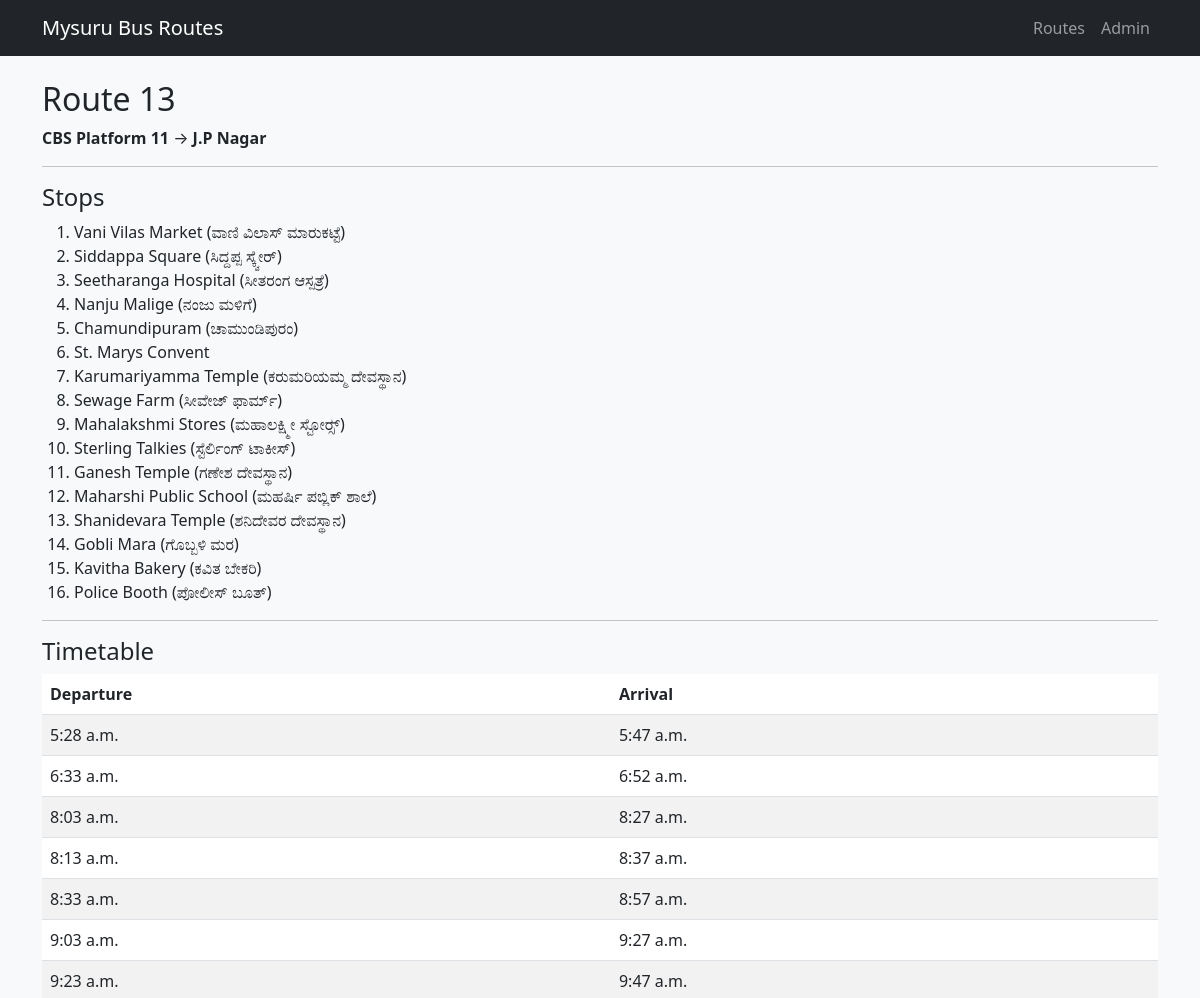
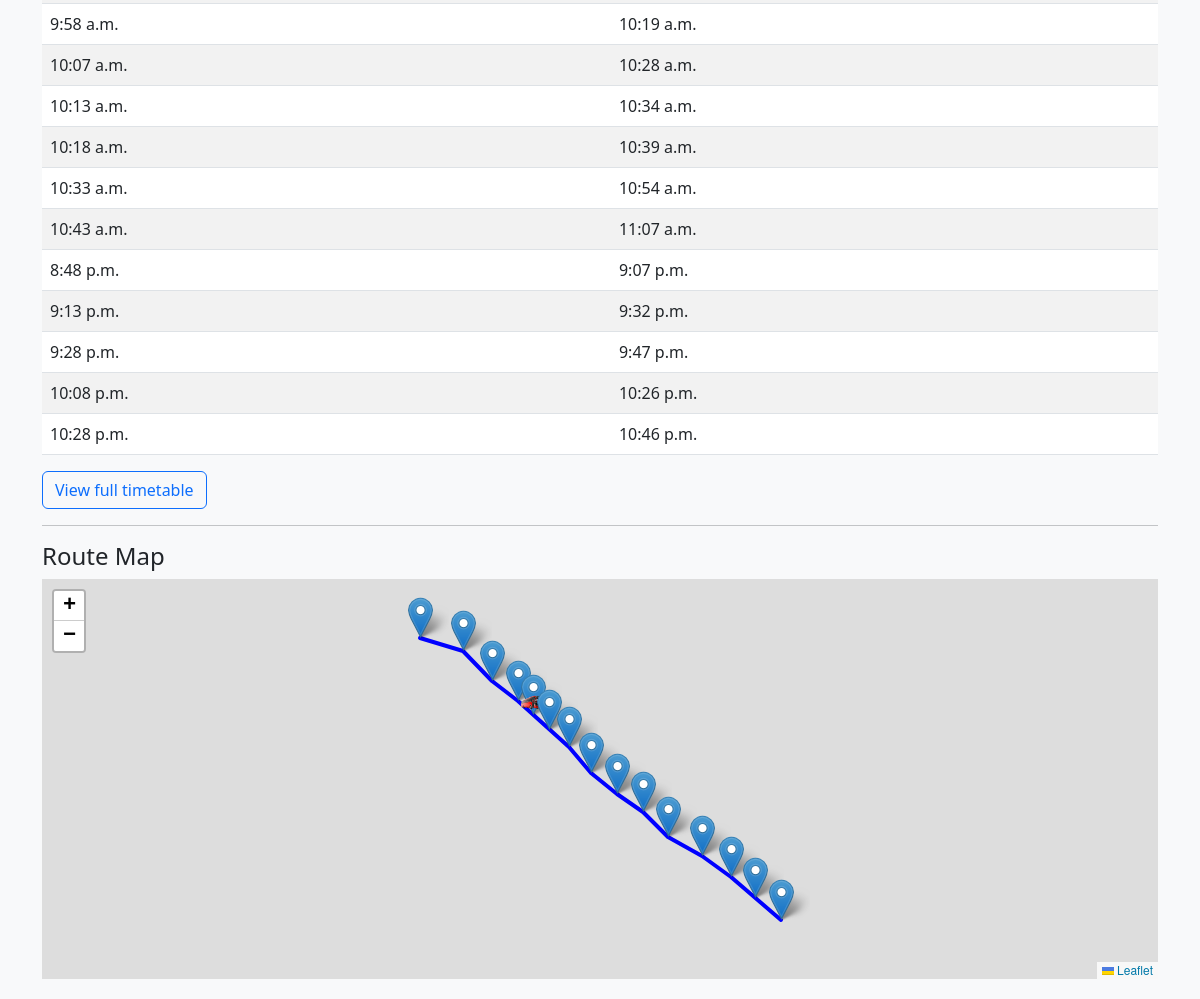
/routes/5/, run on the app's committed database (2 pictures, top to bottom).
### bus_transport/models.py (models this page shows, shortened)
class BusRoute(models.Model):
    route_number = models.CharField(max_length=10)
    start_point = models.CharField(max_length=100)
    end_point = models.CharField(max_length=100)

class BusStop(models.Model):
    route = models.ForeignKey(BusRoute, on_delete=models.CASCADE, related_name='stops')
    stop_name = models.CharField(max_length=100)
    order = models.PositiveIntegerField()
    class Meta:
        ordering = ['order']

class Timetable(models.Model):
    route = models.ForeignKey(BusRoute, on_delete=models.CASCADE, related_name='timetables')
    departure_time = models.TimeField()
    arrival_time = models.TimeField()

### bus_transport/views.py (the view)
# urls.py: path("routes/<int:route_id>/", views.route_detail, name="route_detail"),
def route_detail(request, route_id):
    route = get_object_or_404(BusRoute, id=route_id)
    stops = route.stops.all()
    timetable = route.timetables.all().order_by("departure_time")
    context = {
        "route": route,
        "stops": stops,
        "timetable": timetable,
    }
    return render(request, "bus_transport/route_detail.html", context)

### bus_transport/templates/bus_transport/route_detail.html (shortened to what this page needs)
{% extends "bus_transport/base.html" %}
{% load static %}
{% block content %}
<h2>Route {{ route.route_number }}</h2>
<p><strong>{{ route.start_point }}</strong> → <strong>{{ route.end_point }}</strong></p>
<hr>
<h4>Stops</h4>
<ol>
    {% for stop in stops %}
        <li>{{ stop.stop_name }}</li>
    {% endfor %}
</ol>
<hr>
<h4>Timetable</h4>
{% if timetable %}
    <table class="table table-striped">
        <thead>
        <tr>
            <th>Departure</th>
            <th>Arrival</th>
        </tr>
        </thead>
        <tbody>
        {% for t in timetable %}
            <tr>
                <td>{{ t.departure_time }}</td>
                <td>{{ t.arrival_time }}</td>
            </tr>
        {% endfor %}
        </tbody>
    </table>
    <a href="{% url 'bus_transport:timetable_page' route.id %}" class="btn btn-outline-primary">
        View full timetable
    </a>
{% else %}
    <p>No timetable available for this route.</p>
{% endif %}
<hr>
<h4>Route Map</h4>
<div id="map" style="height: 400px; width: 100%; margin-bottom: 20px;"></div>
{% endblock %}

### data on the page
BusRoute: route_number "13", start_point "CBS Platform 11", end_point "J.P Nagar"
BusStop: stop_name "Vani Vilas Market (ವಾಣಿ ವಿಲಾಸ್‌ ಮಾರುಕಟ್ಟೆ)"
BusStop: stop_name "Siddappa Square (ಸಿದ್ದಪ್ಪ ಸ್ಕ್ವೇರ್)"
BusStop: stop_name "Seetharanga Hospital (ಸೀತರಂಗ ಆಸ್ಪತ್ರೆ)"
BusStop: stop_name "Nanju Malige (ನಂಜು ಮಳಿಗೆ)"
BusStop: stop_name "Chamundipuram (ಚಾಮುಂಡಿಪುರಂ)"
BusStop: stop_name "St. Marys Convent"
BusStop: stop_name "Karumariyamma Temple (ಕರುಮರಿಯಮ್ಮ ದೇವಸ್ಥಾನ)"
BusStop: stop_name "Sewage Farm (ಸೀವೇಜ್ ಫಾರ್ಮ್‌)"
BusStop: stop_name "Mahalakshmi Stores (ಮಹಾಲಕ್ಷ್ಮೀ ಸ್ಟೋರ‍್ಸ್‌)"
BusStop: stop_name "Sterling Talkies (ಸ್ಟೆರ್ಲಿಂಗ್ ಟಾಕೀಸ್)"
BusStop: stop_name "Ganesh Temple (ಗಣೇಶ ದೇವಸ್ಥಾನ)"
BusStop: stop_name "Maharshi Public School (ಮಹರ್ಷಿ ಪಬ್ಲಿಕ್ ಶಾಲೆ)"
BusStop: stop_name "Shanidevara Temple (ಶನಿದೇವರ ದೇವಸ್ಥಾನ)"
BusStop: stop_name "Gobli Mara (ಗೊಬ್ಬಳಿ ಮರ)"
BusStop: stop_name "Kavitha Bakery (ಕವಿತ ಬೇಕರಿ)"
BusStop: stop_name "Police Booth (ಪೋಲೀಸ್ ಬೂತ್)"
Timetable: departure_time "5:28 a.m.", arrival_time "5:47 a.m."
Timetable: departure_time "6:33 a.m.", arrival_time "6:52 a.m."
Timetable: departure_time "8:03 a.m.", arrival_time "8:27 a.m."
Timetable: departure_time "8:13 a.m.", arrival_time "8:37 a.m."
Timetable: departure_time "8:33 a.m.", arrival_time "8:57 a.m."
Timetable: departure_time "9:03 a.m.", arrival_time "9:27 a.m."
Timetable: departure_time "9:23 a.m.", arrival_time "9:47 a.m."
Timetable: departure_time "9:58 a.m.", arrival_time "10:19 a.m."
Timetable: departure_time "10:07 a.m.", arrival_time "10:28 a.m."
Timetable: departure_time "10:13 a.m.", arrival_time "10:34 a.m."
Timetable: departure_time "10:18 a.m.", arrival_time "10:39 a.m."
Timetable: departure_time "10:33 a.m.", arrival_time "10:54 a.m."
Timetable: departure_time "10:43 a.m.", arrival_time "11:07 a.m."
Timetable: departure_time "8:48 p.m.", arrival_time "9:07 p.m."
Timetable: departure_time "9:13 p.m.", arrival_time "9:32 p.m."
Timetable: departure_time "9:28 p.m.", arrival_time "9:47 p.m."
Timetable: departure_time "10:08 p.m.", arrival_time "10:26 p.m."
Timetable: departure_time "10:28 p.m.", arrival_time "10:46 p.m."
